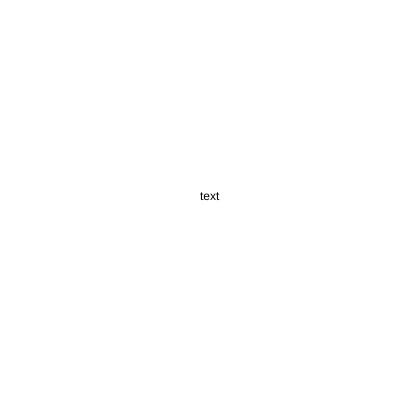
Frame 1 (no input)
Frame 60 (no input): identical to frame 1, image omitted
Frame 120 (the mouse pressed at the canvas centre since frame 60): identical to frame 1, image omitted

The p5.js sketch that drew this single still picture (run headless with seeded random() and noise() and a simulated clock; from frame 60 on, the mouse is pressed at the canvas centre):

// p5.js sketch
// ── sketch.js
let t = "text";

function setup() {
  createCanvas(400, 400);
}

function draw() {
  background(255);
  text(t, width/2, height/2);
}
